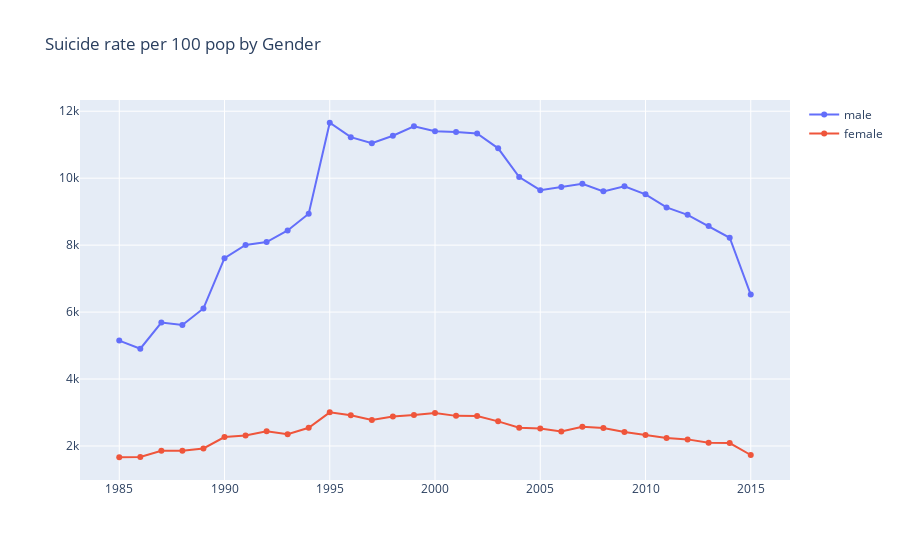

Here is the notebook cell this chart was saved with:
### Code cell
ma = ma.sort_values("year")[:31]
fe = fe.sort_values("year")[:31]
md = ma["sr/100k"]
fd = fe["sr/100k"]

# Create traces
fig = go.Figure()
fig.add_trace(go.Scatter(x=ma["year"], y=md,
                    mode='lines+markers',
                    name='male'))
fig.add_trace(go.Scatter(x=ma["year"], y=fd,
                    mode='lines+markers',
                    name='female'))
fig.update_layout(title='Suicide rate per 100 pop by Gender')
                 


fig.show()

#py.plot(fig, filename = 'Suicide Rate per 100k pop by Gender', auto_open = False)

### Figure 1 — Plotly figure (JSON) as saved in the notebook; plotly's stock layout.template omitted (floating-point values rounded to 4 significant figures)
{"data": [{"mode": "lines+markers", "name": "male", "type": "scatter", "x": [1985, 1986, 1987, 1988, 1989, 1990, 1991, 1992, 1993, 1994, 1995, 1996, 1997, 1998, 1999, 2000, 2001, 2002, 2003, 2004, 2005, 2006, 2007, 2008, 2009, 2010, 2011, 2012, 2013, 2014, 2015], "y": [5148.0, 4906.0, 5688.0, 5614.0, 6109.0, 7610.0, 8006.0, 8092.0, 8438.0, 8938.0, 11660.0, 11220.0, 11040.0, 11270.0, 11550.0, 11400.0, 11380.0, 11330.0, 10890.0, 10030.0, 9641.0, 9734.0, 9833.0, 9606.0, 9758.0, 9518.0, 9126.0, 8904.0, 8568.0, 8220.0, 6523.0]}, {"mode": "lines+markers", "name": "female", "type": "scatter", "x": [1985, 1986, 1987, 1988, 1989, 1990, 1991, 1992, 1993, 1994, 1995, 1996, 1997, 1998, 1999, 2000, 2001, 2002, 2003, 2004, 2005, 2006, 2007, 2008, 2009, 2010, 2011, 2012, 2013, 2014, 2015], "y": [1664.0, 1674.0, 1857.0, 1859.0, 1927.0, 2268.0, 2315.0, 2437.0, 2352.0, 2546.0, 3005.0, 2917.0, 2774.0, 2882.0, 2922.0, 2984.0, 2900.0, 2893.0, 2736.0, 2547.0, 2524.0, 2432.0, 2577.0, 2540.0, 2418.0, 2326.0, 2242.0, 2198.0, 2096.0, 2087.0, 1731.0]}], "layout": {"title": {"text": "Suicide rate per 100 pop by Gender"}}}
